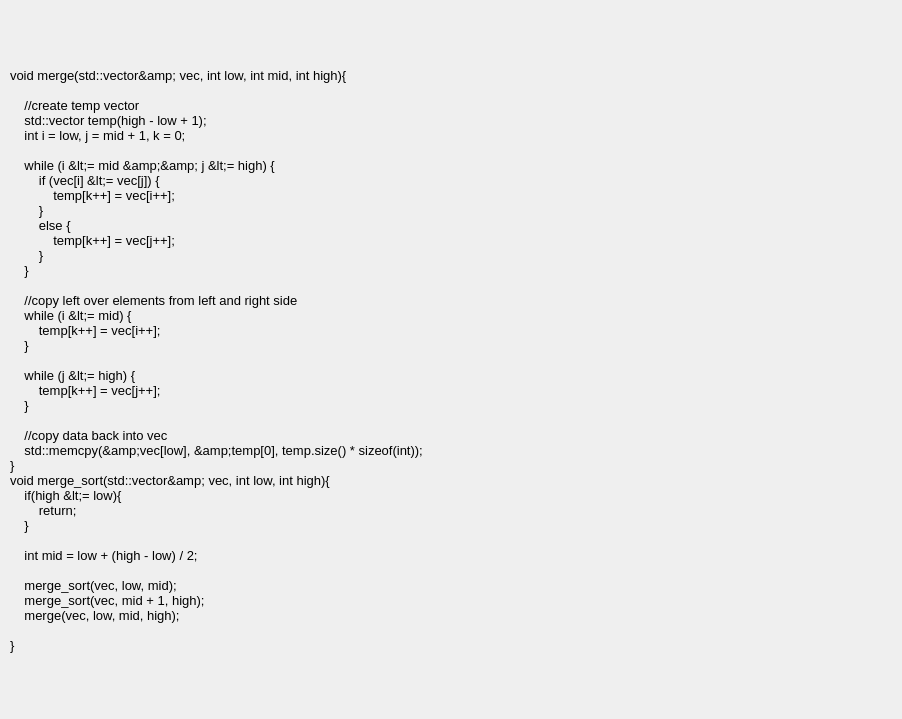
<?xml version="1.0" encoding="UTF-8"?>
<ui version="4.0">
 <class>mscode</class>
 <widget class="QDialog" name="mscode">
  <property name="geometry">
   <rect>
    <x>0</x>
    <y>0</y>
    <width>902</width>
    <height>719</height>
   </rect>
  </property>
  <property name="windowTitle">
   <string>DSA Project: Merge Sort Algorithm Code</string>
  </property>
  <widget class="QLabel" name="label">
   <property name="geometry">
    <rect>
     <x>10</x>
     <y>10</y>
     <width>881</width>
     <height>701</height>
    </rect>
   </property>
   <property name="font">
    <font>
     <pointsize>10</pointsize>
    </font>
   </property>
   <property name="text">
    <string>void merge(std::vector&lt;int&gt;&amp; vec, int low, int mid, int high){

    //create temp vector 
    std::vector&lt;int&gt; temp(high - low + 1);
    int i = low, j = mid + 1, k = 0;
    
    while (i &lt;= mid &amp;&amp; j &lt;= high) {
        if (vec[i] &lt;= vec[j]) {
            temp[k++] = vec[i++];
        }
        else {
            temp[k++] = vec[j++];
        }
    }
    
    //copy left over elements from left and right side
    while (i &lt;= mid) {
        temp[k++] = vec[i++];
    }
    
    while (j &lt;= high) {
        temp[k++] = vec[j++];
    }
    
    //copy data back into vec
    std::memcpy(&amp;vec[low], &amp;temp[0], temp.size() * sizeof(int));
}
void merge_sort(std::vector&lt;int&gt;&amp; vec, int low, int high){
    if(high &lt;= low){
        return;
    }

    int mid = low + (high - low) / 2;

    merge_sort(vec, low, mid);
    merge_sort(vec, mid + 1, high);
    merge(vec, low, mid, high);

}</string>
   </property>
  </widget>
 </widget>
 <resources/>
 <connections/>
</ui>
